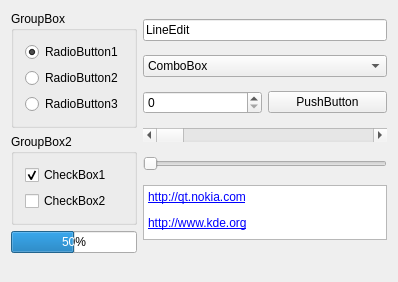
<?xml version="1.0" encoding="UTF-8"?>
<ui version="4.0">
 <comment>*********************************************************************
**
** Copyright (C) 2012 Nokia Corporation and/or its subsidiary(-ies).
** All rights reserved.
** Contact: Nokia Corporation (qt-info@nokia.com)
**
** This file is part of the tools applications of the Qt Toolkit.
**
** $QT_BEGIN_LICENSE:LGPL$
** GNU Lesser General Public License Usage
** This file may be used under the terms of the GNU Lesser General Public
** License version 2.1 as published by the Free Software Foundation and
** appearing in the file LICENSE.LGPL included in the packaging of this
** file. Please review the following information to ensure the GNU Lesser
** General Public License version 2.1 requirements will be met:
** http://www.gnu.org/licenses/old-licenses/lgpl-2.1.html.
**
** In addition, as a special exception, Nokia gives you certain additional
** rights. These rights are described in the Nokia Qt LGPL Exception
** version 1.1, included in the file LGPL_EXCEPTION.txt in this package.
**
** GNU General Public License Usage
** Alternatively, this file may be used under the terms of the GNU General
** Public License version 3.0 as published by the Free Software Foundation
** and appearing in the file LICENSE.GPL included in the packaging of this
** file. Please review the following information to ensure the GNU General
** Public License version 3.0 requirements will be met:
** http://www.gnu.org/copyleft/gpl.html.
**
** Other Usage
** Alternatively, this file may be used in accordance with the terms and
** conditions contained in a signed written agreement between you and Nokia.
**
**
**
**
**
** $QT_END_LICENSE$
**
*********************************************************************</comment>
 <class>PreviewWidget</class>
 <widget class="QWidget" name="PreviewWidget">
  <property name="geometry">
   <rect>
    <x>0</x>
    <y>0</y>
    <width>398</width>
    <height>282</height>
   </rect>
  </property>
  <property name="sizePolicy">
   <sizepolicy hsizetype="Minimum" vsizetype="Minimum">
    <horstretch>0</horstretch>
    <verstretch>0</verstretch>
   </sizepolicy>
  </property>
  <property name="windowTitle">
   <string>Preview Window</string>
  </property>
  <layout class="QVBoxLayout" name="verticalLayout_5">
   <item>
    <layout class="QHBoxLayout" name="horizontalLayout">
     <item>
      <layout class="QVBoxLayout" name="verticalLayout_2">
       <property name="spacing">
        <number>6</number>
       </property>
       <property name="margin">
        <number>0</number>
       </property>
       <item>
        <widget class="QGroupBox" name="GroupBox1">
         <property name="title">
          <string>GroupBox</string>
         </property>
         <layout class="QVBoxLayout" name="verticalLayout_3">
          <property name="spacing">
           <number>6</number>
          </property>
          <property name="margin">
           <number>11</number>
          </property>
          <item>
           <widget class="QRadioButton" name="RadioButton1">
            <property name="text">
             <string>RadioButton1</string>
            </property>
            <property name="checked">
             <bool>true</bool>
            </property>
           </widget>
          </item>
          <item>
           <widget class="QRadioButton" name="RadioButton2">
            <property name="text">
             <string>RadioButton2</string>
            </property>
           </widget>
          </item>
          <item>
           <widget class="QRadioButton" name="RadioButton3">
            <property name="text">
             <string>RadioButton3</string>
            </property>
           </widget>
          </item>
         </layout>
        </widget>
       </item>
       <item>
        <widget class="QGroupBox" name="GroupBox2">
         <property name="title">
          <string>GroupBox2</string>
         </property>
         <layout class="QVBoxLayout" name="verticalLayout_4">
          <property name="spacing">
           <number>6</number>
          </property>
          <property name="margin">
           <number>11</number>
          </property>
          <item>
           <widget class="QCheckBox" name="CheckBox1">
            <property name="text">
             <string>CheckBox1</string>
            </property>
            <property name="checked">
             <bool>true</bool>
            </property>
           </widget>
          </item>
          <item>
           <widget class="QCheckBox" name="CheckBox2">
            <property name="text">
             <string>CheckBox2</string>
            </property>
           </widget>
          </item>
         </layout>
        </widget>
       </item>
       <item>
        <widget class="QProgressBar" name="ProgressBar1">
         <property name="value">
          <number>50</number>
         </property>
        </widget>
       </item>
      </layout>
     </item>
     <item>
      <layout class="QVBoxLayout" name="verticalLayout">
       <property name="spacing">
        <number>6</number>
       </property>
       <property name="margin">
        <number>0</number>
       </property>
       <item>
        <widget class="QLineEdit" name="LineEdit1">
         <property name="text">
          <string>LineEdit</string>
         </property>
        </widget>
       </item>
       <item>
        <widget class="QComboBox" name="ComboBox1">
         <item>
          <property name="text">
           <string>ComboBox</string>
          </property>
         </item>
        </widget>
       </item>
       <item>
        <layout class="QHBoxLayout" name="horizontalLayout_2">
         <property name="spacing">
          <number>6</number>
         </property>
         <property name="margin">
          <number>0</number>
         </property>
         <item>
          <widget class="QSpinBox" name="SpinBox1"/>
         </item>
         <item>
          <widget class="QPushButton" name="PushButton1">
           <property name="text">
            <string>PushButton</string>
           </property>
          </widget>
         </item>
        </layout>
       </item>
       <item>
        <widget class="QScrollBar" name="ScrollBar1">
         <property name="orientation">
          <enum>Qt::Horizontal</enum>
         </property>
        </widget>
       </item>
       <item>
        <widget class="QSlider" name="Slider1">
         <property name="orientation">
          <enum>Qt::Horizontal</enum>
         </property>
        </widget>
       </item>
       <item>
        <widget class="QTextEdit" name="textView">
         <property name="maximumSize">
          <size>
           <width>32767</width>
           <height>55</height>
          </size>
         </property>
         <property name="readOnly">
          <bool>true</bool>
         </property>
         <property name="html">
          <string>&lt;p&gt;&lt;a href=&quot;http://qt.nokia.com&quot;&gt;http://qt.nokia.com&lt;/a&gt;&lt;/p&gt;
&lt;p&gt;&lt;a href=&quot;http://www.kde.org&quot;&gt;http://www.kde.org&lt;/a&gt;&lt;/p&gt;</string>
         </property>
        </widget>
       </item>
      </layout>
     </item>
    </layout>
   </item>
   <item>
    <spacer name="Spacer2">
     <property name="orientation">
      <enum>Qt::Vertical</enum>
     </property>
     <property name="sizeType">
      <enum>QSizePolicy::Expanding</enum>
     </property>
     <property name="sizeHint" stdset="0">
      <size>
       <width>20</width>
       <height>0</height>
      </size>
     </property>
    </spacer>
   </item>
  </layout>
 </widget>
 <resources/>
 <connections/>
</ui>
